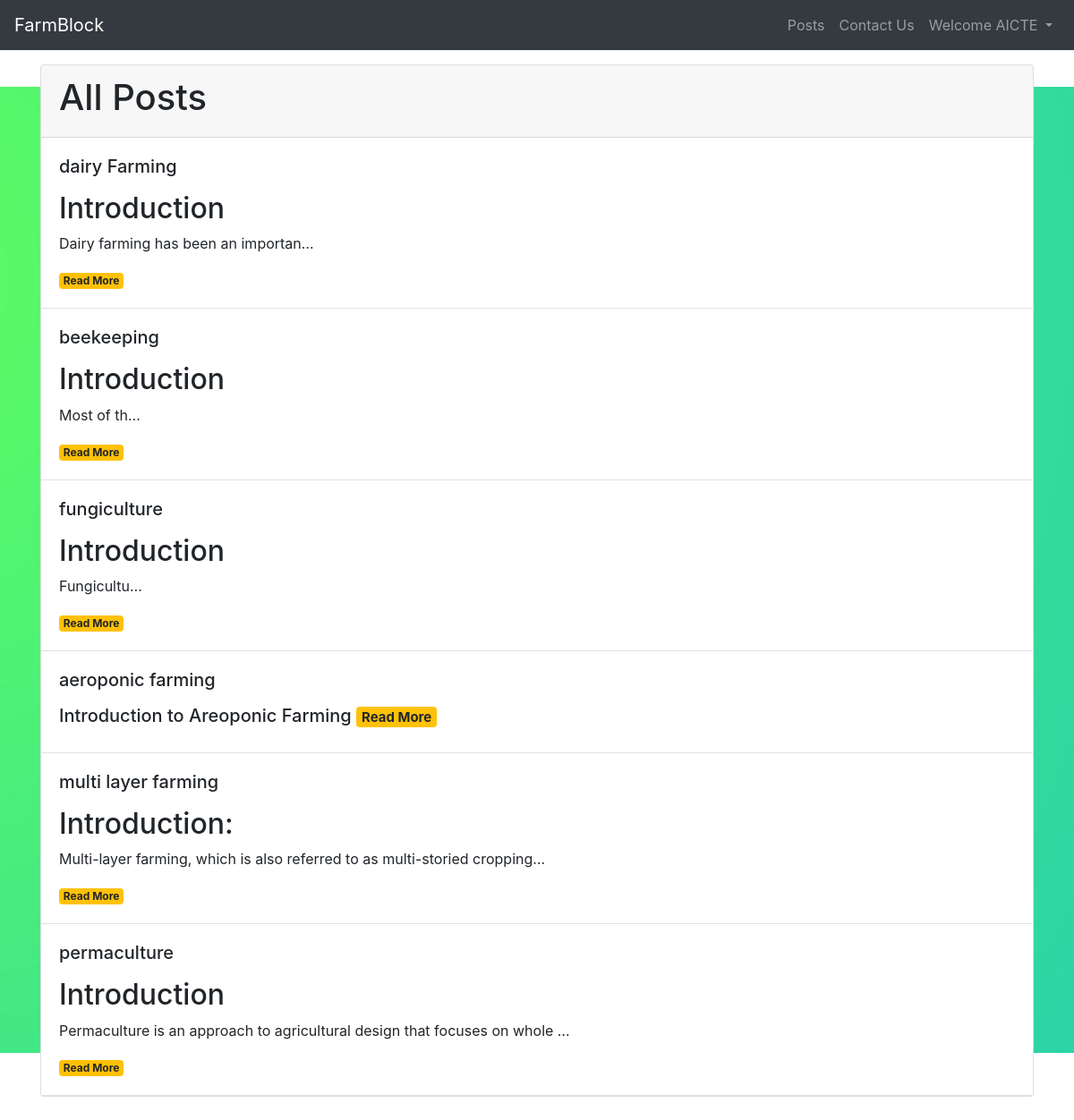
Screenshot of /displayall/ (signed in) with the database file from the repository.
### Post/models.py (models this page shows, shortened)
class BlogPost(models.Model):
    post_id = models.AutoField(primary_key = True)
    slug = models.CharField(max_length=50, default=None)
    Name = models.CharField(max_length=50, default=None)
    Category = models.CharField(max_length=50, default = None)
    author = models.CharField(max_length=50, default = None)
    content = models.TextField(default=None)
    date = DateField(default=None)
    img1 = models.ImageField(upload_to = "images")

### Post/views.py (the view)
# urls.py: path('displayall/', views.DisplayAll, name="display"),
def DisplayAll(request):
    post = bp.objects.all()
    context = {"post" : post}
    return render(request, "DisplayAll.html", context)

### templates/DisplayAll.html (shortened to what this page needs)
{% load static %}
<!doctype html>
<html lang="en">
<head>
    <link rel="stylesheet" href="https://cdn.jsdelivr.net/npm/bootstrap@4.6.1/dist/css/bootstrap.min.css"
>
    <link rel="stylesheet" href="{% static 'CSS/sheet4.css' %}">
</head>
<body>
    <nav class="navbar navbar-expand-lg navbar-dark bg-dark">
        <a class="navbar-brand" href="http://127.0.0.1:8000/">FarmBlock</a>
        <div class="collapse navbar-collapse" id="navbarSupportedContent">
            <ul class="navbar-nav ml-auto">
                <li class="nav-item">
                    <a class="nav-link" href="http://127.0.0.1:8000/displayall/">Posts</a>
                </li>
                <li class="nav-item">
                    <a class="nav-link" href="http://127.0.0.1:8000/contact/">Contact Us</a>
                </li>
                {% if user.is_authenticated %}
                <li class="nav-item dropdown">
                    <a class="nav-link dropdown-toggle" href="#" id="navbarDropdown" role="button"
                        data-toggle="dropdown" aria-expanded="false">
                        Welcome {{request.user}}
                    </a>
                </li>
                {% endif %}
            </ul>
        </div>
    </nav>
    <div class="container mt-3 mb-5">
        <div class="card">
            <div class="card-header">
                <h1>All Posts</h1>
            </div>
            {% for i in post %}
            <div class="card-body border-bottom">
                <h5 class="card-title">{{i.Name}}</h5>
                <p class="card-text" style="font-size: small;">
                    {{i.content|safe|truncatechars:100}}
                </p>
                <a href="http://127.0.0.1:8000/content/{{i.slug}}"><span class="badge badge-warning">Read
                        More</span></a>
            </div>
            {% endfor %}
        </div>
    </div>
</body>
</html>

### static/CSS/Sheet4.css (style rules this page uses)
body { background-image: url("/static/Images/background1.jpg"); background-position: center; background-repeat: no-repeat; background-attachment: fixed; }

### rows the page displays
BlogPost: Name "dairy Farming", content "Introduction Dairy farming has been an importan…"
BlogPost: Name "beekeeping", content "Introduction Most of th…"
BlogPost: Name "fungiculture", content "Introduction Fungicultu…"
BlogPost: Name "aeroponic farming", content "Introduction to Areoponic Farming"
BlogPost: Name "multi layer farming", content "Introduction: Multi-layer farming, which is also referred to as multi-storied cropping…"
BlogPost: Name "permaculture", content "Introduction Permaculture is an approach to agricultural design that focuses on whole …"

### other values shown
{{ request.user }} "AICTE"
